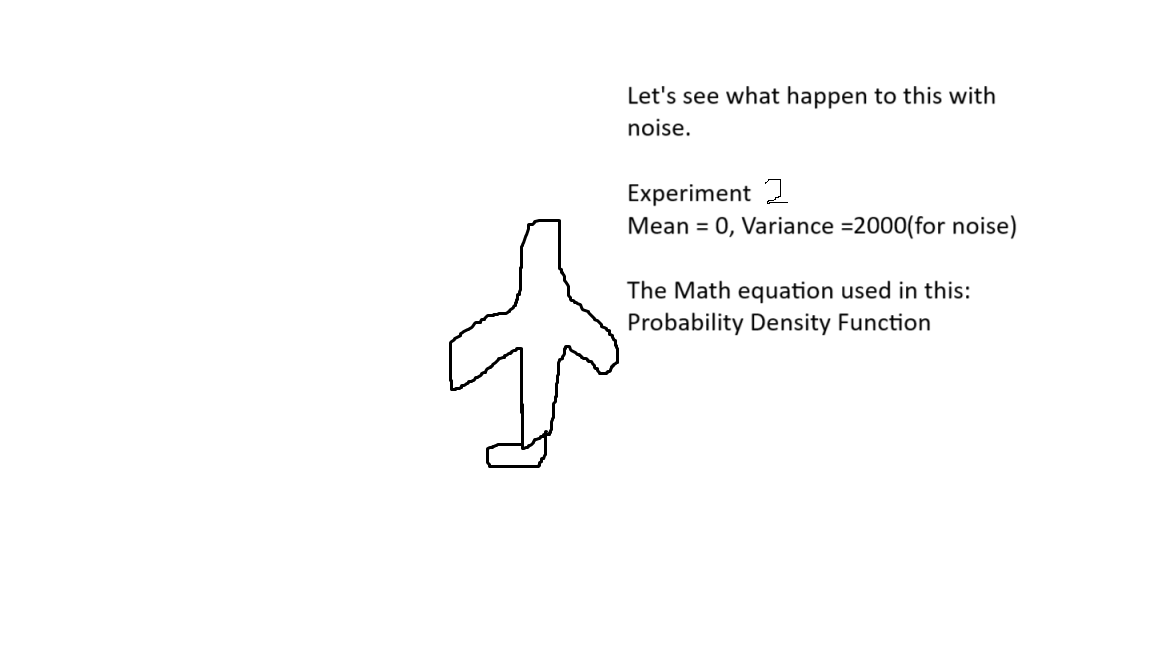
#> input picture Noise_Generator/input_image2.png, 1152 x 648 px
$ python 'noise generator.py'
#> lines starting #> are read from the running program, lines starting #| are printed output that depends on the picture
from PIL import Image
import numpy as np
import random
import os

os.chdir("C:\\Users\\soumy\\OneDrive\\Desktop\\Python")

def add_noise(image_path, output_path, noise_type="gaussian", mean=0, var=100):
#> called with image_path = 'input_image2.png', output_path = 'airplane_noise2.png', noise_type = 'gaussian', mean = 0, var = 2000
    image = Image.open(image_path)
#> image is the input picture: PIL image 1152x648 RGBA; mean R, G, B, A 251.5, 251.5, 251.5, 255
    image = np.array(image)

    if noise_type == "gaussian": #because we used probability density function
        row, col, ch = image.shape
#> row = 648; col = 1152; ch = 4
        sigma = var**0.5
        gauss = np.random.normal(mean, sigma, (row, col, ch))
        noisy_image = image + gauss
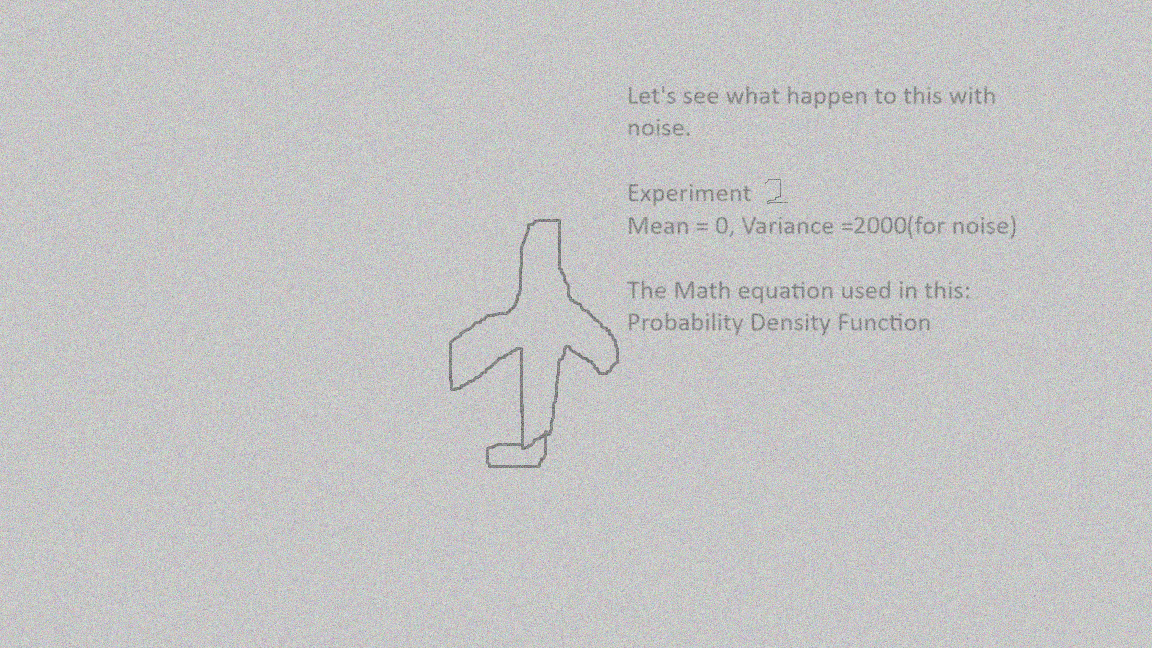
#> noisy_image: shape (648, 1152, 4) float64; mean R, G, B, A 251.6, 251.5, 251.5, 255.1; transparent parts drawn white
    elif noise_type == "salt_pepper":
        #salt n pepper noise
        row, col, ch = image.shape
        s_vs_p = 150 #make it really big for more dense noise
        amount = 50
        noisy_image = np.copy(image)

        #white noise
        num_salt = np.ceil(amount * image.size * s_vs_p)
        coords = [np.random.randint(0, i - 1, int(num_salt)) for i in image.shape]
        noisy_image[coords[0], coords[1], :] = 255

        #bloack noise
        num_pepper = np.ceil(amount * image.size * (1. - s_vs_p))
        coords = [np.random.randint(0, i - 1, int(num_pepper)) for i in image.shape]
        noisy_image[coords[0], coords[1], :] = 0
    else:
        raise ValueError("noise type is not there.")

    #need this conversion because WHEN WE CREATE THE NOISE, THE VALUES GOES OUTSIDE THIS RANGE (0,255)
    noisy_image = np.clip(noisy_image, 0, 255).astype(np.uint8)
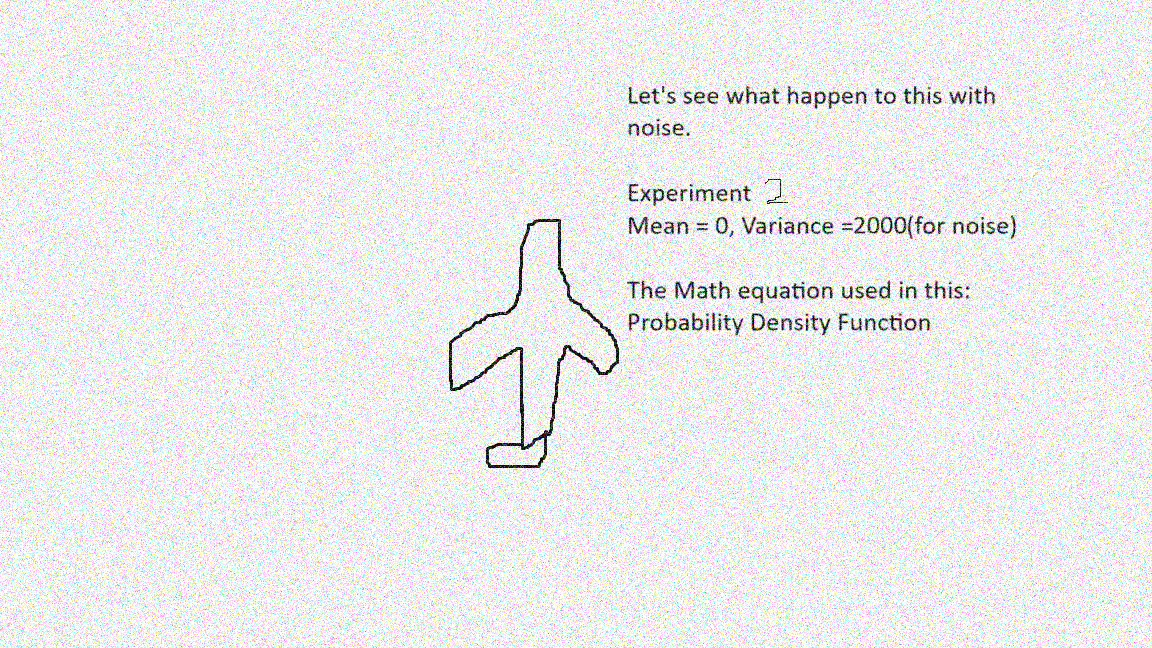
#> noisy_image: shape (648, 1152, 4); mean R, G, B, A 234, 233.9, 234, 236.9; transparent parts drawn white

    noisy_image_pil = Image.fromarray(noisy_image)
    noisy_image_pil.save(output_path)

    print(f"Noise added and saved to {output_path}")

input_image = "input_image2.png"  #image path
output_image = "airplane_noise2.png" #path where noisy image gonna save and the name of the file.
add_noise(input_image, output_image, noise_type="gaussian", mean=0, var=2000)

$ run again, with Noise_Generator/input_image3.png copied over Noise_Generator/input_image2.png
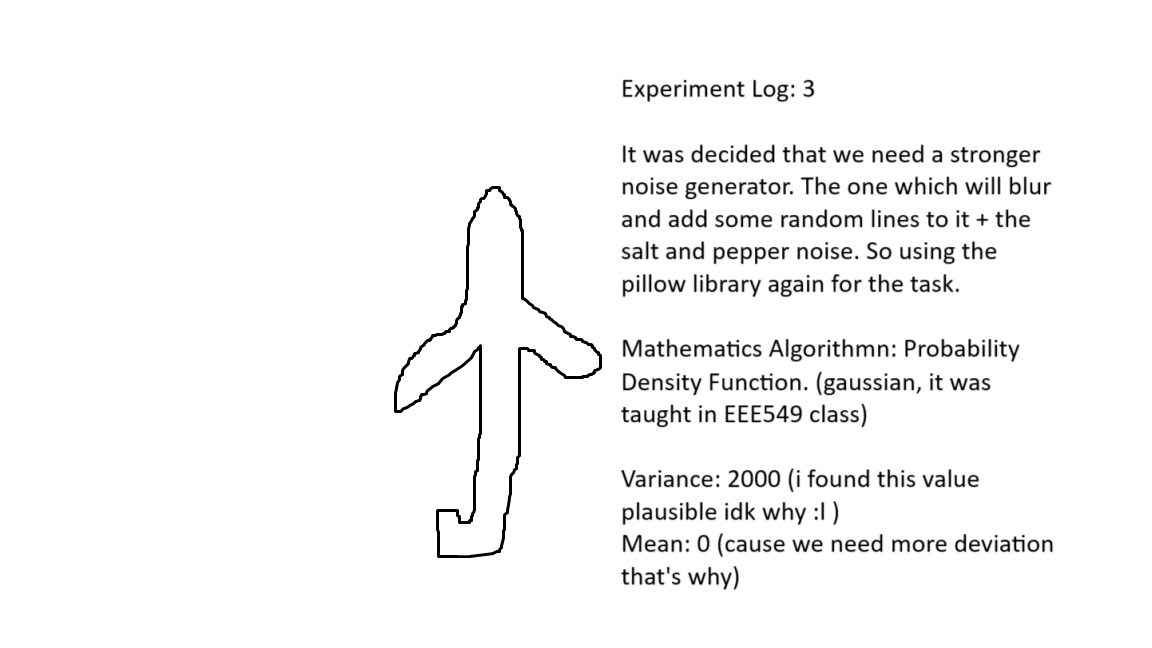
#> input picture Noise_Generator/input_image3.png, 1152 x 648 px
#> in add_noise, image is the input picture: PIL image 1152x648 RGBA; mean R, G, B, A 247.1, 247.1, 247.1, 255
#> in add_noise, `noisy_image = image + gauss`:
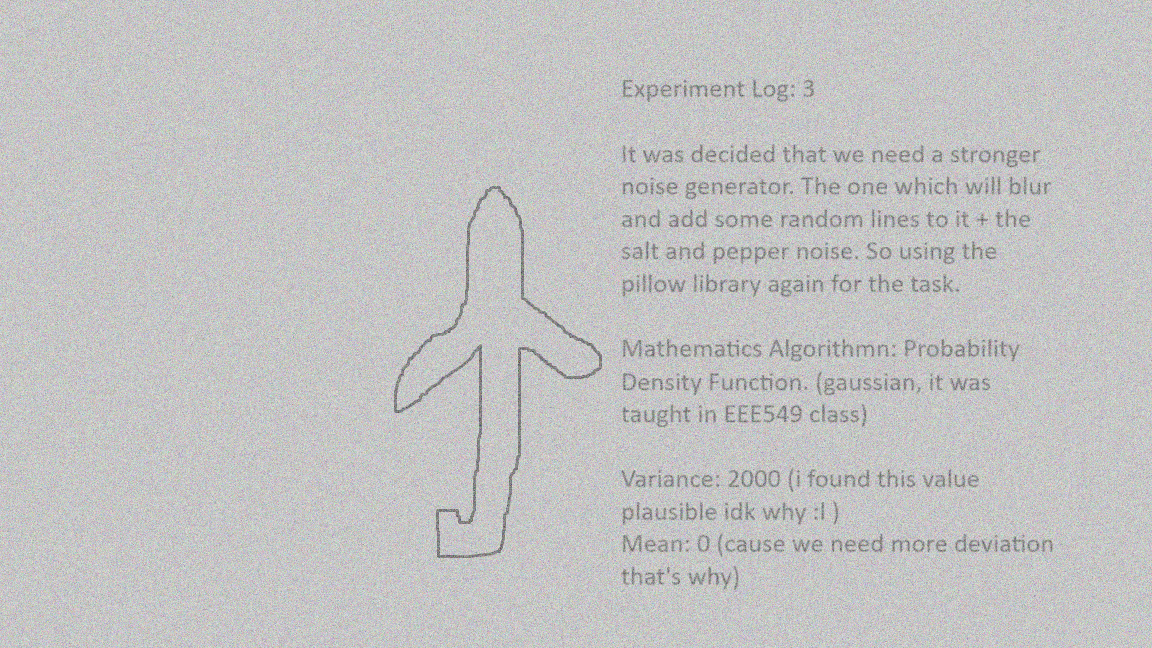
#> noisy_image: shape (648, 1152, 4) float64; mean R, G, B, A 247.1, 247.1, 247, 255.1; transparent parts drawn white
#> in add_noise, `noisy_image = np.clip(noisy_image, 0, 255).astype(np.uint8)`:
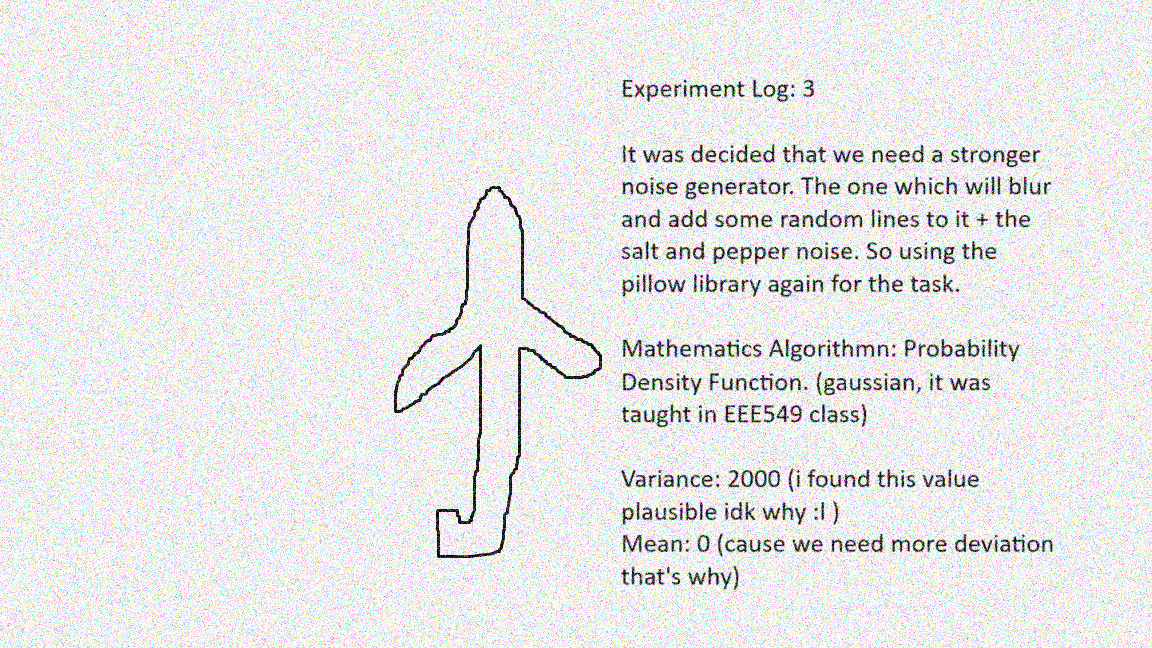
#> noisy_image: shape (648, 1152, 4); mean R, G, B, A 230.1, 230.1, 230.1, 236.9; transparent parts drawn white
